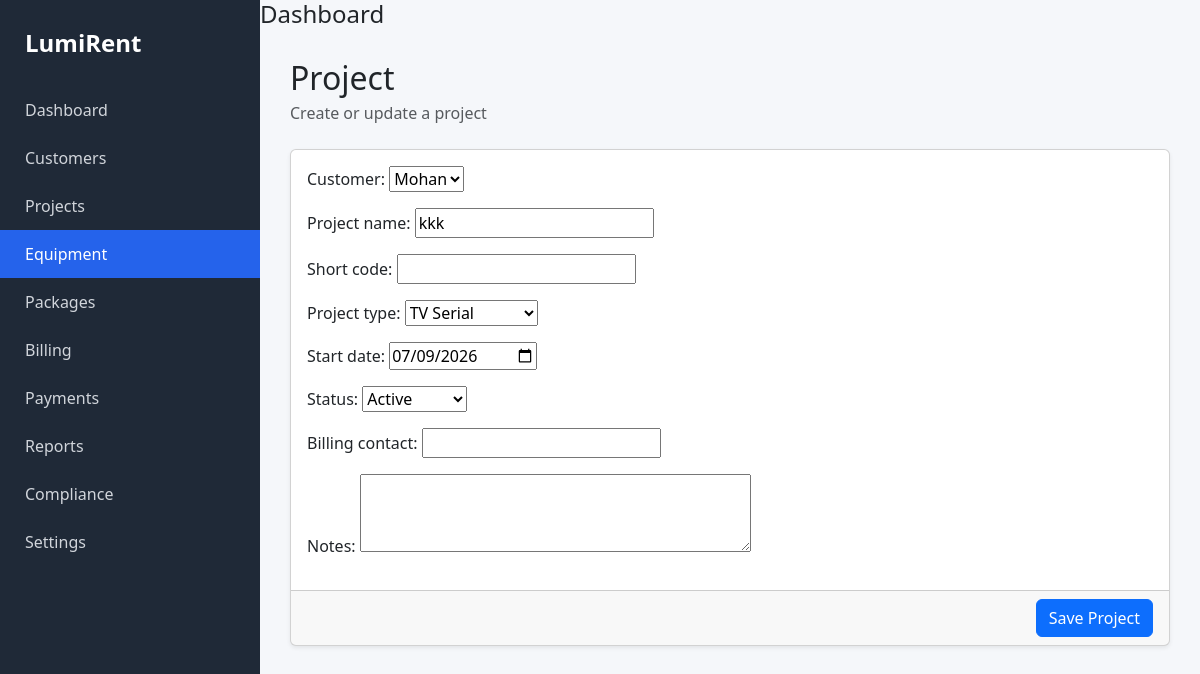
The page /projects/edit/1/ on the database its author committed.
### projects/models.py (models this page shows, shortened)
class Project(models.Model):
    PROJECT_TYPES = [
        ("TV Serial", "TV Serial"),
        ("Movie", "Movie"),
        ("Advertisement", "Advertisement"),
        ("Web Series", "Web Series"),
        ("Corporate", "Corporate"),
        ("Event", "Event"),
        ("Other", "Other"),
    ]
    STATUS_CHOICES = [
        ("Active", "Active"),
        ("Completed", "Completed"),
        ("On Hold", "On Hold"),
    ]
    customer = models.ForeignKey(
        Customer,
        on_delete=models.PROTECT,
        related_name="projects",
    )
    project_name = models.CharField(
        max_length=200,
    )
    short_code = models.CharField(
        max_length=20,
        blank=True,
    )
    project_type = models.CharField(
        max_length=30,
        choices=PROJECT_TYPES,
    )
    start_date = models.DateField()
    status = models.CharField(
        max_length=20,
        choices=STATUS_CHOICES,
        default="Active",
    )
    billing_contact = models.CharField(
        max_length=200,
        blank=True,
    )
    notes = models.TextField(
        blank=True,
    )
    created_at = models.DateTimeField(
    auto_now_add=True
    )
    updated_at = models.DateTimeField(
        auto_now=True
    )

### projects/views.py (the view)
# urls.py: path("edit/<int:pk>/", views.project_edit, name="project_edit"),
def project_edit(request, pk):
    project = get_object_or_404(Project, pk=pk)
    if request.method == "POST":
        form = ProjectForm(
            request.POST,
            instance=project,
        )
        if form.is_valid():
            form.save()
            messages.success(
                request,
                "Project updated successfully."
            )
            return redirect("project_list")
    else:
        form = ProjectForm(
            instance=project,
        )
    return render(
        request,
        "projects/form.html",
        {
            "form": form,
        },
    )

### projects/forms.py
class ProjectForm(forms.ModelForm):
    class Meta:
        model = Project
        fields = [
            "customer",
            "project_name",
            "short_code",
            "project_type",
            "start_date",
            "status",
            "billing_contact",
            "notes",
        ]
        widgets = {
            "start_date": forms.DateInput(
                attrs={"type": "date"}
            ),
            "notes": forms.Textarea(
                attrs={"rows": 3}
            ),
        }

### customers/models.py (called while the page is built)
    def __str__(self):
        return self.name

### projects/templates/projects/form.html (shortened to what this page needs)
{% extends "layouts/base.html" %}
{% block content %}
{% include "components/page_header.html" with title="Project" subtitle="Create or update a project" %}
<form method="post">
    <div class="card shadow-sm">
        <div class="card-body">
            {{ form.as_p }}
        </div>
        <div class="card-footer text-end">
            <button
                class="btn btn-primary"
                type="submit">
                Save Project
            </button>
        </div>
    </div>
</form>
{% endblock %}

### static/css/styles.css (style rules this page uses)
body { background-color: #F5F7FA; font-family: "Segoe UI", sans-serif; }

### rows shown on the page
Project: customer "Mohan", project_name "kkk", project_type "TV Serial", start_date "07/09/2026", status "Active"

### other values the page prints
{{ title }} "Project"
{{ subtitle }} "Create or update a project"
